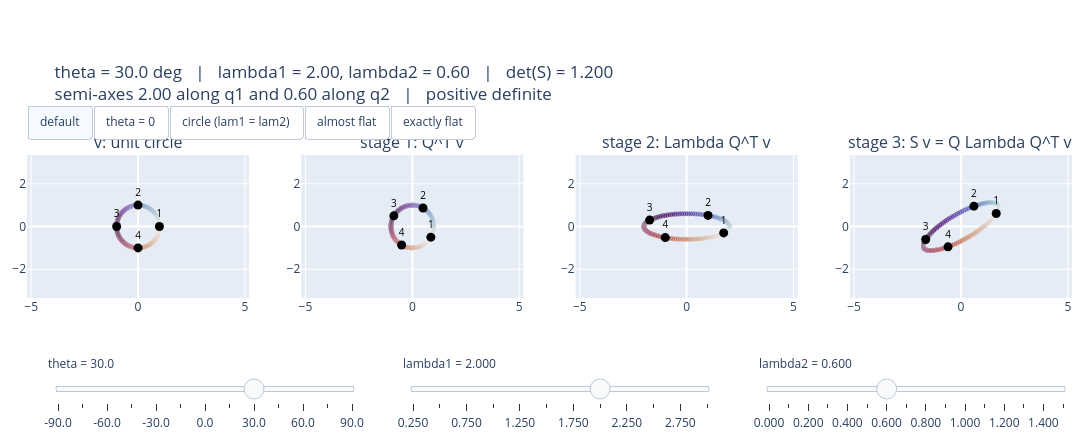

Notebook code for this chart:
### Code cell
# --- interactive: theta, lambda1 and lambda2 sliders and preset buttons ---
N_CIRCLE = 121
PHASES = np.arange(4) * np.pi / 2
MARK_TEXT = ["1", "2", "3", "4"]


def stage_traces(d, minimal=False):
    """Eight traces: a coloured ring plus four marked points, for the four stages.

    With minimal=True only x and y are set, so a frame moves the points and
    inherits the marker styling from the matching base trace.
    """
    traces = []
    kk = np.searchsorted(d["t"], PHASES)
    for P in (d["V"], d["V1"], d["V2"], d["V3"]):
        P = np.round(P, 4)
        Pm = P[:, kk]
        if minimal:
            traces.append(go.Scatter(x=P[0], y=P[1]))
            traces.append(go.Scatter(x=Pm[0], y=Pm[1]))
        else:
            traces.append(go.Scatter(x=P[0], y=P[1], mode="markers",
                                     marker=dict(size=5, color=d["t"], colorscale=TWILIGHT,
                                                 showscale=False,
                                                 line=dict(width=0.4, color="white"))))
            traces.append(go.Scatter(x=Pm[0], y=Pm[1], mode="markers+text",
                                     marker=dict(size=9, color="black"),
                                     text=MARK_TEXT, textposition="top center",
                                     textfont=dict(size=10, color="black")))
    return traces


def stage_title(theta, lam1, lam2):
    lo = min(lam1, lam2)
    kind = ("positive definite" if lo > 0 else
            ("positive semidefinite (singular)" if lo == 0 else "not positive definite"))
    return ("theta = %.1f deg   |   lambda1 = %.2f, lambda2 = %.2f   |   det(S) = %.3f<br>"
            "semi-axes %.2f along q1 and %.2f along q2   |   %s"
            % (theta, lam1, lam2, lam1 * lam2, lam1, lam2, kind))


def make_stage_frame(name, theta, lam1, lam2):
    d = ellipse_stages(theta, lam1, lam2, n=N_CIRCLE)
    return go.Frame(name=name, data=stage_traces(d, minimal=True), traces=list(range(8)),
                    layout=go.Layout(title_text=stage_title(theta, lam1, lam2)))


base = ellipse_stages(theta0, lam1_0, lam2_0, n=N_CIRCLE)
fig = make_subplots(
    rows=1, cols=4,
    subplot_titles=("v: unit circle", "stage 1: Q^T v", "stage 2: Lambda Q^T v",
                    "stage 3: S v = Q Lambda Q^T v"),
)
trs = stage_traces(base)
for col in range(4):
    fig.add_trace(trs[2 * col], row=1, col=col + 1)
    fig.add_trace(trs[2 * col + 1], row=1, col=col + 1)

theta_vals = np.round(np.arange(-90.0, 90.001, 15.0), 10)
lam1_vals = np.round(np.arange(0.25, 3.0001, 0.25), 10)
lam2_vals = np.round(np.arange(0.0, 1.5001, 0.1), 10)

theta_names = ["theta=%.1f" % v for v in theta_vals]
lam1_names = ["lam1=%.3f" % v for v in lam1_vals]
lam2_names = ["lam2=%.3f" % v for v in lam2_vals]

frames = ([make_stage_frame(nm, v, lam1_0, lam2_0) for nm, v in zip(theta_names, theta_vals)]
          + [make_stage_frame(nm, theta0, v, lam2_0) for nm, v in zip(lam1_names, lam1_vals)]
          + [make_stage_frame(nm, theta0, lam1_0, v) for nm, v in zip(lam2_names, lam2_vals)])

presets = [
    ("preset:default", "default", 30.0, 2.0, 0.6),
    ("preset:axis", "theta = 0", 0.0, 2.0, 0.6),
    ("preset:circle", "circle (lam1 = lam2)", 30.0, 1.0, 1.0),
    ("preset:almost", "almost flat", 30.0, 2.0, 0.05),
    ("preset:flat", "exactly flat", 30.0, 2.0, 0.0),
]
frames += [make_stage_frame(name, t, l1, l2) for name, label, t, l1, l2 in presets]
fig.frames = frames


def animate_step(name):
    return dict(method="animate", label=name.split("=")[-1],
                args=[[name], dict(mode="immediate",
                                   frame=dict(duration=0, redraw=True),
                                   transition=dict(duration=0))])


def slider_for(prefix, frame_names, base_value, values):
    steps = [animate_step(nm) for nm in frame_names]
    active = int(np.argmin(np.abs(np.asarray(values) - base_value)))
    return dict(active=active, currentvalue=dict(prefix=prefix + " = ",
                                                font=dict(size=12)),
                steps=steps, pad=dict(t=25))


buttons = [dict(label=label, method="animate",
                args=[[name], dict(mode="immediate",
                                   frame=dict(duration=0, redraw=True),
                                   transition=dict(duration=0))])
           for name, label, t, l1, l2 in presets]

fig.update_layout(
    height=440, width=1320, showlegend=False,
    title_text=stage_title(theta0, lam1_0, lam2_0),
    updatemenus=[dict(type="buttons", direction="right", x=0.0, y=1.12,
                      xanchor="left", yanchor="bottom", showactive=True,
                      buttons=buttons)],
    sliders=[dict(slider_for("theta", theta_names, theta0, theta_vals),
                  x=0.02, len=0.30, y=-0.20),
             dict(slider_for("lambda1", lam1_names, lam1_0, lam1_vals),
                  x=0.36, len=0.30, y=-0.20),
             dict(slider_for("lambda2", lam2_names, lam2_0, lam2_vals),
                  x=0.70, len=0.30, y=-0.20)],
    margin=dict(l=20, r=20, t=155, b=115),
)
for col, xa in enumerate(["x", "x2", "x3", "x4"]):
    fig.update_xaxes(range=[-3.3, 3.3], row=1, col=col + 1)
    fig.update_yaxes(range=[-3.3, 3.3], scaleanchor=xa, scaleratio=1, row=1, col=col + 1)
print("figure payload: %d frames, %.0f kB of JSON" % (len(fig.frames), len(fig.to_json()) / 1024))
fig.show()

### Figure 1 — Plotly figure (JSON) as saved in the notebook; plotly's stock layout.template omitted (floating-point values rounded to 4 significant figures)
{"data": [{"marker": {"color": [0.0, 0.05236, 0.1047, 0.1571, 0.2094, 0.2618, 0.3142, 0.3665, 0.4189, 0.4712, 0.5236, 0.576, 0.6283, 0.6807, 0.733, 0.7854, 0.8378, 0.8901, 0.9425, 0.9948, 1.047, 1.1, 1.152, 1.204, 1.257, 1.309, 1.361, 1.414, 1.466, 1.518, 1.571, 1.623, 1.676, 1.728, 1.78, 1.833, 1.885, 1.937, 1.99, 2.042, 2.094, 2.147, 2.199, 2.251, 2.304, 2.356, 2.409, 2.461, 2.513, 2.566, 2.618, 2.67, 2.723, 2.775, 2.827, 2.88, 2.932, 2.985, 3.037, 3.089, 3.142, 3.194, 3.246, 3.299, 3.351, 3.403, 3.456, 3.508, 3.56, 3.613, 3.665, 3.718, 3.77, 3.822, 3.875, 3.927, 3.979, 4.032, 4.084, 4.136, 4.189, 4.241, 4.294, 4.346, 4.398, 4.451, 4.503, 4.555, 4.608, 4.66, 4.712, 4.765, 4.817, 4.869, 4.922, 4.974, 5.027, 5.079, 5.131, 5.184, 5.236, 5.288, 5.341, 5.393, 5.445, 5.498, 5.55, 5.603, 5.655, 5.707, 5.76, 5.812, 5.864, 5.917, 5.969, 6.021, 6.074, 6.126, 6.178, 6.231, 6.283], "colorscale": [[0, "rgb(226,217,226)"], [0.01587, "rgb(221,217,224)"], [0.03175, "rgb(214,215,221)"], [0.04762, "rgb(205,211,216)"], [0.06349, "rgb(194,206,212)"], [0.07937, "rgb(182,200,207)"], [0.09524, "rgb(170,194,204)"], [0.1111, "rgb(158,187,201)"], [0.127, "rgb(147,180,198)"], [0.1429, "rgb(137,173,197)"], [0.1587, "rgb(128,165,195)"], [0.1746, "rgb(119,157,194)"], [0.1905, "rgb(113,149,192)"], [0.2063, "rgb(107,141,191)"], [0.2222, "rgb(103,133,190)"], [0.2381, "rgb(100,124,188)"], [0.254, "rgb(97,115,186)"], [0.2698, "rgb(96,106,183)"], [0.2857, "rgb(95,97,180)"], [0.3016, "rgb(95,88,176)"], [0.3175, "rgb(94,78,171)"], [0.3333, "rgb(94,67,165)"], [0.3492, "rgb(93,58,158)"], [0.3651, "rgb(91,48,149)"], [0.381, "rgb(88,39,139)"], [0.3968, "rgb(85,31,127)"], [0.4127, "rgb(79,25,114)"], [0.4286, "rgb(73,21,100)"], [0.4444, "rgb(66,18,87)"], [0.4603, "rgb(60,17,75)"], [0.4762, "rgb(54,17,66)"], [0.4921, "rgb(50,18,58)"], [0.5079, "rgb(50,18,55)"], [0.5238, "rgb(55,17,57)"], [0.5397, "rgb(62,17,60)"], [0.5556, "rgb(71,19,64)"], [0.5714, "rgb(80,20,68)"], [0.5873, "rgb(91,22,72)"], [0.6032, "rgb(101,25,76)"], [0.619, "rgb(112,28,78)"], [0.6349, "rgb(122,32,80)"], [0.6508, "rgb(132,37,80)"], [0.6667, "rgb(142,44,80)"], [0.6825, "rgb(150,51,80)"], [0.6984, "rgb(158,59,80)"], [0.7143, "rgb(165,67,80)"], [0.7302, "rgb(171,75,80)"], [0.746, "rgb(177,84,82)"], [0.7619, "rgb(182,93,84)"], [0.7778, "rgb(186,102,87)"], [0.7937, "rgb(190,112,91)"], [0.8095, "rgb(194,122,97)"], [0.8254, "rgb(197,132,104)"], [0.8413, "rgb(199,143,114)"], [0.8571, "rgb(202,153,124)"], [0.873, "rgb(204,162,135)"], [0.8889, "rgb(206,172,148)"], [0.9048, "rgb(209,181,161)"], [0.9206, "rgb(212,190,175)"], [0.9365, "rgb(216,198,189)"], [0.9524, "rgb(220,205,202)"], [0.9683, "rgb(222,211,212)"], [0.9841, "rgb(225,215,220)"], [1, "rgb(226,217,226)"]], "line": {"color": "white", "width": 0.4}, "showscale": false, "size": 5}, "mode": "markers", "type": "scatter", "x": [1.0, 0.9986, 0.9945, 0.9877, 0.9781, 0.9659, 0.9511, 0.9336, 0.9135, 0.891, 0.866, 0.8387, 0.809, 0.7771, 0.7431, 0.7071, 0.6691, 0.6293, 0.5878, 0.5446, 0.5, 0.454, 0.4067, 0.3584, 0.309, 0.2588, 0.2079, 0.1564, 0.1045, 0.0523, 0.0, -0.0523, -0.1045, -0.1564, -0.2079, -0.2588, -0.309, -0.3584, -0.4067, -0.454, -0.5, -0.5446, -0.5878, -0.6293, -0.6691, -0.7071, -0.7431, -0.7771, -0.809, -0.8387, -0.866, -0.891, -0.9135, -0.9336, -0.9511, -0.9659, -0.9781, -0.9877, -0.9945, -0.9986, -1.0, -0.9986, -0.9945, -0.9877, -0.9781, -0.9659, -0.9511, -0.9336, -0.9135, -0.891, -0.866, -0.8387, -0.809, -0.7771, -0.7431, -0.7071, -0.6691, -0.6293, -0.5878, -0.5446, -0.5, -0.454, -0.4067, -0.3584, -0.309, -0.2588, -0.2079, -0.1564, -0.1045, -0.0523, -0.0, 0.0523, 0.1045, 0.1564, 0.2079, 0.2588, 0.309, 0.3584, 0.4067, 0.454, 0.5, 0.5446, 0.5878, 0.6293, 0.6691, 0.7071, 0.7431, 0.7771, 0.809, 0.8387, 0.866, 0.891, 0.9135, 0.9336, 0.9511, 0.9659, 0.9781, 0.9877, 0.9945, 0.9986, 1.0], "xaxis": "x", "y": [0.0, 0.0523, 0.1045, 0.1564, 0.2079, 0.2588, 0.309, 0.3584, 0.4067, 0.454, 0.5, 0.5446, 0.5878, 0.6293, 0.6691, 0.7071, 0.7431, 0.7771, 0.809, 0.8387, 0.866, 0.891, 0.9135, 0.9336, 0.9511, 0.9659, 0.9781, 0.9877, 0.9945, 0.9986, 1.0, 0.9986, 0.9945, 0.9877, 0.9781, 0.9659, 0.9511, 0.9336, 0.9135, 0.891, 0.866, 0.8387, 0.809, 0.7771, 0.7431, 0.7071, 0.6691, 0.6293, 0.5878, 0.5446, 0.5, 0.454, 0.4067, 0.3584, 0.309, 0.2588, 0.2079, 0.1564, 0.1045, 0.0523, 0.0, -0.0523, -0.1045, -0.1564, -0.2079, -0.2588, -0.309, -0.3584, -0.4067, -0.454, -0.5, -0.5446, -0.5878, -0.6293, -0.6691, -0.7071, -0.7431, -0.7771, -0.809, -0.8387, -0.866, -0.891, -0.9135, -0.9336, -0.9511, -0.9659, -0.9781, -0.9877, -0.9945, -0.9986, -1.0, -0.9986, -0.9945, -0.9877, -0.9781, -0.9659, -0.9511, -0.9336, -0.9135, -0.891, -0.866, -0.8387, -0.809, -0.7771, -0.7431, -0.7071, -0.6691, -0.6293, -0.5878, -0.5446, -0.5, -0.454, -0.4067, -0.3584, -0.309, -0.2588, -0.2079, -0.1564, -0.1045, -0.0523, -0.0], "yaxis": "y"}, {"marker": {"color": "black", "size": 9}, "mode": "markers+text", "text": ["1", "2", "3", "4"], "textfont": {"color": "black", "size": 10}, "textposition": "top center", "type": "scatter", "x": [1.0, 0.0, -1.0, -0.0], "xaxis": "x", "y": [0.0, 1.0, 0.0, -1.0], "yaxis": "y"}, {"marker": {"color": [0.0, 0.05236, 0.1047, 0.1571, 0.2094, 0.2618, 0.3142, 0.3665, 0.4189, 0.4712, 0.5236, 0.576, 0.6283, 0.6807, 0.733, 0.7854, 0.8378, 0.8901, 0.9425, 0.9948, 1.047, 1.1, 1.152, 1.204, 1.257, 1.309, 1.361, 1.414, 1.466, 1.518, 1.571, 1.623, 1.676, 1.728, 1.78, 1.833, 1.885, 1.937, 1.99, 2.042, 2.094, 2.147, 2.199, 2.251, 2.304, 2.356, 2.409, 2.461, 2.513, 2.566, 2.618, 2.67, 2.723, 2.775, 2.827, 2.88, 2.932, 2.985, 3.037, 3.089, 3.142, 3.194, 3.246, 3.299, 3.351, 3.403, 3.456, 3.508, 3.56, 3.613, 3.665, 3.718, 3.77, 3.822, 3.875, 3.927, 3.979, 4.032, 4.084, 4.136, 4.189, 4.241, 4.294, 4.346, 4.398, 4.451, 4.503, 4.555, 4.608, 4.66, 4.712, 4.765, 4.817, 4.869, 4.922, 4.974, 5.027, 5.079, 5.131, 5.184, 5.236, 5.288, 5.341, 5.393, 5.445, 5.498, 5.55, 5.603, 5.655, 5.707, 5.76, 5.812, 5.864, 5.917, 5.969, 6.021, 6.074, 6.126, 6.178, 6.231, 6.283], "colorscale": [[0, "rgb(226,217,226)"], [0.01587, "rgb(221,217,224)"], [0.03175, "rgb(214,215,221)"], [0.04762, "rgb(205,211,216)"], [0.06349, "rgb(194,206,212)"], [0.07937, "rgb(182,200,207)"], [0.09524, "rgb(170,194,204)"], [0.1111, "rgb(158,187,201)"], [0.127, "rgb(147,180,198)"], [0.1429, "rgb(137,173,197)"], [0.1587, "rgb(128,165,195)"], [0.1746, "rgb(119,157,194)"], [0.1905, "rgb(113,149,192)"], [0.2063, "rgb(107,141,191)"], [0.2222, "rgb(103,133,190)"], [0.2381, "rgb(100,124,188)"], [0.254, "rgb(97,115,186)"], [0.2698, "rgb(96,106,183)"], [0.2857, "rgb(95,97,180)"], [0.3016, "rgb(95,88,176)"], [0.3175, "rgb(94,78,171)"], [0.3333, "rgb(94,67,165)"], [0.3492, "rgb(93,58,158)"], [0.3651, "rgb(91,48,149)"], [0.381, "rgb(88,39,139)"], [0.3968, "rgb(85,31,127)"], [0.4127, "rgb(79,25,114)"], [0.4286, "rgb(73,21,100)"], [0.4444, "rgb(66,18,87)"], [0.4603, "rgb(60,17,75)"], [0.4762, "rgb(54,17,66)"], [0.4921, "rgb(50,18,58)"], [0.5079, "rgb(50,18,55)"], [0.5238, "rgb(55,17,57)"], [0.5397, "rgb(62,17,60)"], [0.5556, "rgb(71,19,64)"], [0.5714, "rgb(80,20,68)"], [0.5873, "rgb(91,22,72)"], [0.6032, "rgb(101,25,76)"], [0.619, "rgb(112,28,78)"], [0.6349, "rgb(122,32,80)"], [0.6508, "rgb(132,37,80)"], [0.6667, "rgb(142,44,80)"], [0.6825, "rgb(150,51,80)"], [0.6984, "rgb(158,59,80)"], [0.7143, "rgb(165,67,80)"], [0.7302, "rgb(171,75,80)"], [0.746, "rgb(177,84,82)"], [0.7619, "rgb(182,93,84)"], [0.7778, "rgb(186,102,87)"], [0.7937, "rgb(190,112,91)"], [0.8095, "rgb(194,122,97)"], [0.8254, "rgb(197,132,104)"], [0.8413, "rgb(199,143,114)"], [0.8571, "rgb(202,153,124)"], [0.873, "rgb(204,162,135)"], [0.8889, "rgb(206,172,148)"], [0.9048, "rgb(209,181,161)"], [0.9206, "rgb(212,190,175)"], [0.9365, "rgb(216,198,189)"], [0.9524, "rgb(220,205,202)"], [0.9683, "rgb(222,211,212)"], [0.9841, "rgb(225,215,220)"], [1, "rgb(226,217,226)"]], "line": {"color": "white", "width": 0.4}, "showscale": false, "size": 5}, "mode": "markers", "type": "scatter", "x": [0.866, 0.891, 0.9135, 0.9336, 0.9511, 0.9659, 0.9781, 0.9877, 0.9945, 0.9986, 1.0, 0.9986, 0.9945, 0.9877, 0.9781, 0.9659, 0.9511, 0.9336, 0.9135, 0.891, 0.866, 0.8387, 0.809, 0.7771, 0.7431, 0.7071, 0.6691, 0.6293, 0.5878, 0.5446, 0.5, 0.454, 0.4067, 0.3584, 0.309, 0.2588, 0.2079, 0.1564, 0.1045, 0.0523, 0.0, -0.0523, -0.1045, -0.1564, -0.2079, -0.2588, -0.309, -0.3584, -0.4067, -0.454, -0.5, -0.5446, -0.5878, -0.6293, -0.6691, -0.7071, -0.7431, -0.7771, -0.809, -0.8387, -0.866, -0.891, -0.9135, -0.9336, -0.9511, -0.9659, -0.9781, -0.9877, -0.9945, -0.9986, -1.0, -0.9986, -0.9945, -0.9877, -0.9781, -0.9659, -0.9511, -0.9336, -0.9135, -0.891, -0.866, -0.8387, -0.809, -0.7771, -0.7431, -0.7071, -0.6691, -0.6293, -0.5878, -0.5446, -0.5, -0.454, -0.4067, -0.3584, -0.309, -0.2588, -0.2079, -0.1564, -0.1045, -0.0523, -0.0, 0.0523, 0.1045, 0.1564, 0.2079, 0.2588, 0.309, 0.3584, 0.4067, 0.454, 0.5, 0.5446, 0.5878, 0.6293, 0.6691, 0.7071, 0.7431, 0.7771, 0.809, 0.8387, 0.866], "xaxis": "x2", "y": [-0.5, -0.454, -0.4067, -0.3584, -0.309, -0.2588, -0.2079, -0.1564, -0.1045, -0.0523, 0.0, 0.0523, 0.1045, 0.1564, 0.2079, 0.2588, 0.309, 0.3584, 0.4067, 0.454, 0.5, 0.5446, 0.5878, 0.6293, 0.6691, 0.7071, 0.7431, 0.7771, 0.809, 0.8387, 0.866, 0.891, 0.9135, 0.9336, 0.9511, 0.9659, 0.9781, 0.9877, 0.9945, 0.9986, 1.0, 0.9986, 0.9945, 0.9877, 0.9781, 0.9659, 0.9511, 0.9336, 0.9135, 0.891, 0.866, 0.8387, 0.809, 0.7771, 0.7431, 0.7071, 0.6691, 0.6293, 0.5878, 0.5446, 0.5, 0.454, 0.4067, 0.3584, 0.309, 0.2588, 0.2079, 0.1564, 0.1045, 0.0523, 0.0, -0.0523, -0.1045, -0.1564, -0.2079, -0.2588, -0.309, -0.3584, -0.4067, -0.454, -0.5, -0.5446, -0.5878, -0.6293, -0.6691, -0.7071, -0.7431, -0.7771, -0.809, -0.8387, -0.866, -0.891, -0.9135, -0.9336, -0.9511, -0.9659, -0.9781, -0.9877, -0.9945, -0.9986, -1.0, -0.9986, -0.9945, -0.9877, -0.9781, -0.9659, -0.9511, -0.9336, -0.9135, -0.891, -0.866, -0.8387, -0.809, -0.7771, -0.7431, -0.7071, -0.6691, -0.6293, -0.5878, -0.5446, -0.5], "yaxis": "y2"}, {"marker": {"color": "black", "size": 9}, "mode": "markers+text", "text": ["1", "2", "3", "4"], "textfont": {"color": "black", "size": 10}, "textposition": "top center", "type": "scatter", "x": [0.866, 0.5, -0.866, -0.5], "xaxis": "x2", "y": [-0.5, 0.866, 0.5, -0.866], "yaxis": "y2"}, {"marker": {"color": [0.0, 0.05236, 0.1047, 0.1571, 0.2094, 0.2618, 0.3142, 0.3665, 0.4189, 0.4712, 0.5236, 0.576, 0.6283, 0.6807, 0.733, 0.7854, 0.8378, 0.8901, 0.9425, 0.9948, 1.047, 1.1, 1.152, 1.204, 1.257, 1.309, 1.361, 1.414, 1.466, 1.518, 1.571, 1.623, 1.676, 1.728, 1.78, 1.833, 1.885, 1.937, 1.99, 2.042, 2.094, 2.147, 2.199, 2.251, 2.304, 2.356, 2.409, 2.461, 2.513, 2.566, 2.618, 2.67, 2.723, 2.775, 2.827, 2.88, 2.932, 2.985, 3.037, 3.089, 3.142, 3.194, 3.246, 3.299, 3.351, 3.403, 3.456, 3.508, 3.56, 3.613, 3.665, 3.718, 3.77, 3.822, 3.875, 3.927, 3.979, 4.032, 4.084, 4.136, 4.189, 4.241, 4.294, 4.346, 4.398, 4.451, 4.503, 4.555, 4.608, 4.66, 4.712, 4.765, 4.817, 4.869, 4.922, 4.974, 5.027, 5.079, 5.131, 5.184, 5.236, 5.288, 5.341, 5.393, 5.445, 5.498, 5.55, 5.603, 5.655, 5.707, 5.76, 5.812, 5.864, 5.917, 5.969, 6.021, 6.074, 6.126, 6.178, 6.231, 6.283], "colorscale": [[0, "rgb(226,217,226)"], [0.01587, "rgb(221,217,224)"], [0.03175, "rgb(214,215,221)"], [0.04762, "rgb(205,211,216)"], [0.06349, "rgb(194,206,212)"], [0.07937, "rgb(182,200,207)"], [0.09524, "rgb(170,194,204)"], [0.1111, "rgb(158,187,201)"], [0.127, "rgb(147,180,198)"], [0.1429, "rgb(137,173,197)"], [0.1587, "rgb(128,165,195)"], [0.1746, "rgb(119,157,194)"], [0.1905, "rgb(113,149,192)"], [0.2063, "rgb(107,141,191)"], [0.2222, "rgb(103,133,190)"], [0.2381, "rgb(100,124,188)"], [0.254, "rgb(97,115,186)"], [0.2698, "rgb(96,106,183)"], [0.2857, "rgb(95,97,180)"], [0.3016, "rgb(95,88,176)"], [0.3175, "rgb(94,78,171)"], [0.3333, "rgb(94,67,165)"], [0.3492, "rgb(93,58,158)"], [0.3651, "rgb(91,48,149)"], [0.381, "rgb(88,39,139)"], [0.3968, "rgb(85,31,127)"], [0.4127, "rgb(79,25,114)"], [0.4286, "rgb(73,21,100)"], [0.4444, "rgb(66,18,87)"], [0.4603, "rgb(60,17,75)"], [0.4762, "rgb(54,17,66)"], [0.4921, "rgb(50,18,58)"], [0.5079, "rgb(50,18,55)"], [0.5238, "rgb(55,17,57)"], [0.5397, "rgb(62,17,60)"], [0.5556, "rgb(71,19,64)"], [0.5714, "rgb(80,20,68)"], [0.5873, "rgb(91,22,72)"], [0.6032, "rgb(101,25,76)"], [0.619, "rgb(112,28,78)"], [0.6349, "rgb(122,32,80)"], [0.6508, "rgb(132,37,80)"], [0.6667, "rgb(142,44,80)"], [0.6825, "rgb(150,51,80)"], [0.6984, "rgb(158,59,80)"], [0.7143, "rgb(165,67,80)"], [0.7302, "rgb(171,75,80)"], [0.746, "rgb(177,84,82)"], [0.7619, "rgb(182,93,84)"], [0.7778, "rgb(186,102,87)"], [0.7937, "rgb(190,112,91)"], [0.8095, "rgb(194,122,97)"], [0.8254, "rgb(197,132,104)"], [0.8413, "rgb(199,143,114)"], [0.8571, "rgb(202,153,124)"], [0.873, "rgb(204,162,135)"], [0.8889, "rgb(206,172,148)"], [0.9048, "rgb(209,181,161)"], [0.9206, "rgb(212,190,175)"], [0.9365, "rgb(216,198,189)"], [0.9524, "rgb(220,205,202)"], [0.9683, "rgb(222,211,212)"], [0.9841, "rgb(225,215,220)"], [1, "rgb(226,217,226)"]], "line": {"color": "white", "width": 0.4}, "showscale": false, "size": 5}, "mode": "markers", "type": "scatter", "x": [1.732, 1.782, 1.827, 1.867, 1.902, 1.932, 1.956, 1.975, 1.989, 1.997, 2.0, 1.997, 1.989, 1.975, 1.956, 1.932, 1.902, 1.867, 1.827, 1.782, 1.732, 1.677, 1.618, 1.554, 1.486, 1.414, 1.338, 1.259, 1.176, 1.089, 1.0, 0.908, 0.8135, 0.7167, 0.618, 0.5176, 0.4158, 0.3129, 0.2091, 0.1047, 0.0, -0.1047, -0.2091, -0.3129, -0.4158, -0.5176, -0.618, -0.7167, -0.8135, -0.908, -1.0, -1.089, -1.176, -1.259, -1.338, -1.414, -1.486, -1.554, -1.618, -1.677, -1.732, -1.782, -1.827, -1.867, -1.902, -1.932, -1.956, -1.975, -1.989, -1.997, -2.0, -1.997, -1.989, -1.975, -1.956, -1.932, -1.902, -1.867, -1.827, -1.782, -1.732, -1.677, -1.618, -1.554, -1.486, -1.414, -1.338, -1.259, -1.176, -1.089, -1.0, -0.908, -0.8135, -0.7167, -0.618, -0.5176, -0.4158, -0.3129, -0.2091, -0.1047, -0.0, 0.1047, 0.2091, 0.3129, 0.4158, 0.5176, 0.618, 0.7167, 0.8135, 0.908, 1.0, 1.089, 1.176, 1.259, 1.338, 1.414, 1.486, 1.554, 1.618, 1.677, 1.732], "xaxis": "x3", "y": [-0.3, -0.2724, -0.244, -0.215, -0.1854, -0.1553, -0.1247, -0.0939, -0.0627, -0.0314, 0.0, 0.0314, 0.0627, 0.0939, 0.1247, 0.1553, 0.1854, 0.215, 0.244, 0.2724, 0.3, 0.3268, 0.3527, 0.3776, 0.4015, 0.4243, 0.4459, 0.4663, 0.4854, 0.5032, 0.5196, 0.5346, 0.5481, 0.5601, 0.5706, 0.5796, 0.5869, 0.5926, 0.5967, 0.5992, 0.6, 0.5992, 0.5967, 0.5926, 0.5869, 0.5796, 0.5706, 0.5601, 0.5481, 0.5346, 0.5196, 0.5032, 0.4854, 0.4663, 0.4459, 0.4243, 0.4015, 0.3776, 0.3527, 0.3268, 0.3, 0.2724, 0.244, 0.215, 0.1854, 0.1553, 0.1247, 0.0939, 0.0627, 0.0314, 0.0, -0.0314, -0.0627, -0.0939, -0.1247, -0.1553, -0.1854, -0.215, -0.244, -0.2724, -0.3, -0.3268, -0.3527, -0.3776, -0.4015, -0.4243, -0.4459, -0.4663, -0.4854, -0.5032, -0.5196, -0.5346, -0.5481, -0.5601, -0.5706, -0.5796, -0.5869, -0.5926, -0.5967, -0.5992, -0.6, -0.5992, -0.5967, -0.5926, -0.5869, -0.5796, -0.5706, -0.5601, -0.5481, -0.5346, -0.5196, -0.5032, -0.4854, -0.4663, -0.4459, -0.4243, -0.4015, -0.3776, -0.3527, -0.3268, -0.3], "yaxis": "y3"}, {"marker": {"color": "black", "size": 9}, "mode": "markers+text", "text": ["1", "2", "3", "4"], "textfont": {"color": "black", "size": 10}, "textposition": "top center", "type": "scatter", "x": [1.732, 1.0, -1.732, -1.0], "xaxis": "x3", "y": [-0.3, 0.5196, 0.3, -0.5196], "yaxis": "y3"}, {"marker": {"color": [0.0, 0.05236, 0.1047, 0.1571, 0.2094, 0.2618, 0.3142, 0.3665, 0.4189, 0.4712, 0.5236, 0.576, 0.6283, 0.6807, 0.733, 0.7854, 0.8378, 0.8901, 0.9425, 0.9948, 1.047, 1.1, 1.152, 1.204, 1.257, 1.309, 1.361, 1.414, 1.466, 1.518, 1.571, 1.623, 1.676, 1.728, 1.78, 1.833, 1.885, 1.937, 1.99, 2.042, 2.094, 2.147, 2.199, 2.251, 2.304, 2.356, 2.409, 2.461, 2.513, 2.566, 2.618, 2.67, 2.723, 2.775, 2.827, 2.88, 2.932, 2.985, 3.037, 3.089, 3.142, 3.194, 3.246, 3.299, 3.351, 3.403, 3.456, 3.508, 3.56, 3.613, 3.665, 3.718, 3.77, 3.822, 3.875, 3.927, 3.979, 4.032, 4.084, 4.136, 4.189, 4.241, 4.294, 4.346, 4.398, 4.451, 4.503, 4.555, 4.608, 4.66, 4.712, 4.765, 4.817, 4.869, 4.922, 4.974, 5.027, 5.079, 5.131, 5.184, 5.236, 5.288, 5.341, 5.393, 5.445, 5.498, 5.55, 5.603, 5.655, 5.707, 5.76, 5.812, 5.864, 5.917, 5.969, 6.021, 6.074, 6.126, 6.178, 6.231, 6.283], "colorscale": [[0, "rgb(226,217,226)"], [0.01587, "rgb(221,217,224)"], [0.03175, "rgb(214,215,221)"], [0.04762, "rgb(205,211,216)"], [0.06349, "rgb(194,206,212)"], [0.07937, "rgb(182,200,207)"], [0.09524, "rgb(170,194,204)"], [0.1111, "rgb(158,187,201)"], [0.127, "rgb(147,180,198)"], [0.1429, "rgb(137,173,197)"], [0.1587, "rgb(128,165,195)"], [0.1746, "rgb(119,157,194)"], [0.1905, "rgb(113,149,192)"], [0.2063, "rgb(107,141,191)"], [0.2222, "rgb(103,133,190)"], [0.2381, "rgb(100,124,188)"], [0.254, "rgb(97,115,186)"], [0.2698, "rgb(96,106,183)"], [0.2857, "rgb(95,97,180)"], [0.3016, "rgb(95,88,176)"], [0.3175, "rgb(94,78,171)"], [0.3333, "rgb(94,67,165)"], [0.3492, "rgb(93,58,158)"], [0.3651, "rgb(91,48,149)"], [0.381, "rgb(88,39,139)"], [0.3968, "rgb(85,31,127)"], [0.4127, "rgb(79,25,114)"], [0.4286, "rgb(73,21,100)"], [0.4444, "rgb(66,18,87)"], [0.4603, "rgb(60,17,75)"], [0.4762, "rgb(54,17,66)"], [0.4921, "rgb(50,18,58)"], [0.5079, "rgb(50,18,55)"], [0.5238, "rgb(55,17,57)"], [0.5397, "rgb(62,17,60)"], [0.5556, "rgb(71,19,64)"], [0.5714, "rgb(80,20,68)"], [0.5873, "rgb(91,22,72)"], [0.6032, "rgb(101,25,76)"], [0.619, "rgb(112,28,78)"], [0.6349, "rgb(122,32,80)"], [0.6508, "rgb(132,37,80)"], [0.6667, "rgb(142,44,80)"], [0.6825, "rgb(150,51,80)"], [0.6984, "rgb(158,59,80)"], [0.7143, "rgb(165,67,80)"], [0.7302, "rgb(171,75,80)"], [0.746, "rgb(177,84,82)"], [0.7619, "rgb(182,93,84)"], [0.7778, "rgb(186,102,87)"], [0.7937, "rgb(190,112,91)"], [0.8095, "rgb(194,122,97)"], [0.8254, "rgb(197,132,104)"], [0.8413, "rgb(199,143,114)"], [0.8571, "rgb(202,153,124)"], [0.873, "rgb(204,162,135)"], [0.8889, "rgb(206,172,148)"], [0.9048, "rgb(209,181,161)"], [0.9206, "rgb(212,190,175)"], [0.9365, "rgb(216,198,189)"], [0.9524, "rgb(220,205,202)"], [0.9683, "rgb(222,211,212)"], [0.9841, "rgb(225,215,220)"], [1, "rgb(226,217,226)"]], "line": {"color": "white", "width": 0.4}, "showscale": false, "size": 5}, "mode": "markers", "type": "scatter", "x": [1.65, 1.679, 1.704, 1.724, 1.74, 1.751, 1.757, 1.758, 1.754, 1.745, 1.732, 1.714, 1.691, 1.664, 1.632, 1.595, 1.555, 1.51, 1.46, 1.407, 1.35, 1.289, 1.225, 1.157, 1.086, 1.013, 0.936, 0.8569, 0.7754, 0.6917, 0.6062, 0.519, 0.4304, 0.3406, 0.2499, 0.1585, 0.0667, -0.0254, -0.1173, -0.2089, -0.3, -0.3902, -0.4794, -0.5673, -0.6536, -0.7381, -0.8206, -0.9008, -0.9786, -1.054, -1.126, -1.195, -1.261, -1.323, -1.382, -1.437, -1.488, -1.535, -1.578, -1.616, -1.65, -1.679, -1.704, -1.724, -1.74, -1.751, -1.757, -1.758, -1.754, -1.745, -1.732, -1.714, -1.691, -1.664, -1.632, -1.595, -1.555, -1.51, -1.46, -1.407, -1.35, -1.289, -1.225, -1.157, -1.086, -1.013, -0.936, -0.8569, -0.7754, -0.6917, -0.6062, -0.519, -0.4304, -0.3406, -0.2499, -0.1585, -0.0667, 0.0254, 0.1173, 0.2089, 0.3, 0.3902, 0.4794, 0.5673, 0.6536, 0.7381, 0.8206, 0.9008, 0.9786, 1.054, 1.126, 1.195, 1.261, 1.323, 1.382, 1.437, 1.488, 1.535, 1.578, 1.616, 1.65], "xaxis": "x4", "y": [0.6062, 0.6551, 0.7022, 0.7474, 0.7905, 0.8314, 0.8701, 0.9064, 0.9402, 0.9714, 1.0, 1.026, 1.049, 1.069, 1.086, 1.1, 1.112, 1.12, 1.125, 1.127, 1.126, 1.122, 1.114, 1.104, 1.091, 1.075, 1.055, 1.033, 1.008, 0.9804, 0.95, 0.917, 0.8814, 0.8435, 0.8032, 0.7607, 0.7162, 0.6697, 0.6213, 0.5712, 0.5196, 0.4666, 0.4122, 0.3568, 0.3003, 0.2431, 0.1852, 0.1267, 0.068, 0.009, -0.05, -0.1089, -0.1674, -0.2255, -0.283, -0.3397, -0.3955, -0.4501, -0.5036, -0.5557, -0.6062, -0.6551, -0.7022, -0.7474, -0.7905, -0.8314, -0.8701, -0.9064, -0.9402, -0.9714, -1.0, -1.026, -1.049, -1.069, -1.086, -1.1, -1.112, -1.12, -1.125, -1.127, -1.126, -1.122, -1.114, -1.104, -1.091, -1.075, -1.055, -1.033, -1.008, -0.9804, -0.95, -0.917, -0.8814, -0.8435, -0.8032, -0.7607, -0.7162, -0.6697, -0.6213, -0.5712, -0.5196, -0.4666, -0.4122, -0.3568, -0.3003, -0.2431, -0.1852, -0.1267, -0.068, -0.009, 0.05, 0.1089, 0.1674, 0.2255, 0.283, 0.3397, 0.3955, 0.4501, 0.5036, 0.5557, 0.6062], "yaxis": "y4"}, {"marker": {"color": "black", "size": 9}, "mode": "markers+text", "text": ["1", "2", "3", "4"], "textfont": {"color": "black", "size": 10}, "textposition": "top center", "type": "scatter", "x": [1.65, 0.6062, -1.65, -0.6062], "xaxis": "x4", "y": [0.6062, 0.95, -0.6062, -0.95], "yaxis": "y4"}], "layout": {"annotations": [{"font": {"size": 16}, "showarrow": false, "text": "v: unit circle", "x": 0.1062, "xanchor": "center", "xref": "paper", "y": 1, "yanchor": "bottom", "yref": "paper"}, {"font": {"size": 16}, "showarrow": false, "text": "stage 1: Q^T v", "x": 0.3688, "xanchor": "center", "xref": "paper", "y": 1, "yanchor": "bottom", "yref": "paper"}, {"font": {"size": 16}, "showarrow": false, "text": "stage 2: Lambda Q^T v", "x": 0.6313, "xanchor": "center", "xref": "paper", "y": 1, "yanchor": "bottom", "yref": "paper"}, {"font": {"size": 16}, "showarrow": false, "text": "stage 3: S v = Q Lambda Q^T v", "x": 0.8938, "xanchor": "center", "xref": "paper", "y": 1, "yanchor": "bottom", "yref": "paper"}], "height": 440, "margin": {"b": 115, "l": 20, "r": 20, "t": 155}, "showlegend": false, "sliders": [{"active": 8, "currentvalue": {"font": {"size": 12}, "prefix": "theta = "}, "len": 0.3, "pad": {"t": 25}, "steps": [{"args": [["theta=-90.0"], {"frame": {"duration": 0, "redraw": true}, "mode": "immediate", "transition": {"duration": 0}}], "label": "-90.0", "method": "animate"}, {"args": [["theta=-75.0"], {"frame": {"duration": 0, "redraw": true}, "mode": "immediate", "transition": {"duration": 0}}], "label": "-75.0", "method": "animate"}, {"args": [["theta=-60.0"], {"frame": {"duration": 0, "redraw": true}, "mode": "immediate", "transition": {"duration": 0}}], "label": "-60.0", "method": "animate"}, {"args": [["theta=-45.0"], {"frame": {"duration": 0, "redraw": true}, "mode": "immediate", "transition": {"duration": 0}}], "label": "-45.0", "method": "animate"}, {"args": [["theta=-30.0"], {"frame": {"duration": 0, "redraw": true}, "mode": "immediate", "transition": {"duration": 0}}], "label": "-30.0", "method": "animate"}, {"args": [["theta=-15.0"], {"frame": {"duration": 0, "redraw": true}, "mode": "immediate", "transition": {"duration": 0}}], "label": "-15.0", "method": "animate"}, {"args": [["theta=0.0"], {"frame": {"duration": 0, "redraw": true}, "mode": "immediate", "transition": {"duration": 0}}], "label": "0.0", "method": "animate"}, {"args": [["theta=15.0"], {"frame": {"duration": 0, "redraw": true}, "mode": "immediate", "transition": {"duration": 0}}], "label": "15.0", "method": "animate"}, {"args": [["theta=30.0"], {"frame": {"duration": 0, "redraw": true}, "mode": "immediate", "transition": {"duration": 0}}], "label": "30.0", "method": "animate"}, {"args": [["theta=45.0"], {"frame": {"duration": 0, "redraw": true}, "mode": "immediate", "transition": {"duration": 0}}], "label": "45.0", "method": "animate"}, {"args": [["theta=60.0"], {"frame": {"duration": 0, "redraw": true}, "mode": "immediate", "transition": {"duration": 0}}], "label": "60.0", "method": "animate"}, {"args": [["theta=75.0"], {"frame": {"duration": 0, "redraw": true}, "mode": "immediate", "transition": {"duration": 0}}], "label": "75.0", "method": "animate"}, {"args": [["theta=90.0"], {"frame": {"duration": 0, "redraw": true}, "mode": "immediate", "transition": {"duration": 0}}], "label": "90.0", "method": "animate"}], "x": 0.02, "y": -0.2}, {"active": 7, "currentvalue": {"font": {"size": 12}, "prefix": "lambda1 = "}, "len": 0.3, "pad": {"t": 25}, "steps": [{"args": [["lam1=0.250"], {"frame": {"duration": 0, "redraw": true}, "mode": "immediate", "transition": {"duration": 0}}], "label": "0.250", "method": "animate"}, {"args": [["lam1=0.500"], {"frame": {"duration": 0, "redraw": true}, "mode": "immediate", "transition": {"duration": 0}}], "label": "0.500", "method": "animate"}, {"args": [["lam1=0.750"], {"frame": {"duration": 0, "redraw": true}, "mode": "immediate", "transition": {"duration": 0}}], "label": "0.750", "method": "animate"}, {"args": [["lam1=1.000"], {"frame": {"duration": 0, "redraw": true}, "mode": "immediate", "transition": {"duration": 0}}], "label": "1.000", "method": "animate"}, {"args": [["lam1=1.250"], {"frame": {"duration": 0, "redraw": true}, "mode": "immediate", "transition": {"duration": 0}}], "label": "1.250", "method": "animate"}, {"args": [["lam1=1.500"], {"frame": {"duration": 0, "redraw": true}, "mode": "immediate", "transition": {"duration": 0}}], "label": "1.500", "method": "animate"}, {"args": [["lam1=1.750"], {"frame": {"duration": 0, "redraw": true}, "mode": "immediate", "transition": {"duration": 0}}], "label": "1.750", "method": "animate"}, {"args": [["lam1=2.000"], {"frame": {"duration": 0, "redraw": true}, "mode": "immediate", "transition": {"duration": 0}}], "label": "2.000", "method": "animate"}, {"args": [["lam1=2.250"], {"frame": {"duration": 0, "redraw": true}, "mode": "immediate", "transition": {"duration": 0}}], "label": "2.250", "method": "animate"}, {"args": [["lam1=2.500"], {"frame": {"duration": 0, "redraw": true}, "mode": "immediate", "transition": {"duration": 0}}], "label": "2.500", "method": "animate"}, {"args": [["lam1=2.750"], {"frame": {"duration": 0, "redraw": true}, "mode": "immediate", "transition": {"duration": 0}}], "label": "2.750", "method": "animate"}, {"args": [["lam1=3.000"], {"frame": {"duration": 0, "redraw": true}, "mode": "immediate", "transition": {"duration": 0}}], "label": "3.000", "method": "animate"}], "x": 0.36, "y": -0.2}, {"active": 6, "currentvalue": {"font": {"size": 12}, "prefix": "lambda2 = "}, "len": 0.3, "pad": {"t": 25}, "steps": [{"args": [["lam2=0.000"], {"frame": {"duration": 0, "redraw": true}, "mode": "immediate", "transition": {"duration": 0}}], "label": "0.000", "method": "animate"}, {"args": [["lam2=0.100"], {"frame": {"duration": 0, "redraw": true}, "mode": "immediate", "transition": {"duration": 0}}], "label": "0.100", "method": "animate"}, {"args": [["lam2=0.200"], {"frame": {"duration": 0, "redraw": true}, "mode": "immediate", "transition": {"duration": 0}}], "label": "0.200", "method": "animate"}, {"args": [["lam2=0.300"], {"frame": {"duration": 0, "redraw": true}, "mode": "immediate", "transition": {"duration": 0}}], "label": "0.300", "method": "animate"}, {"args": [["lam2=0.400"], {"frame": {"duration": 0, "redraw": true}, "mode": "immediate", "transition": {"duration": 0}}], "label": "0.400", "method": "animate"}, {"args": [["lam2=0.500"], {"frame": {"duration": 0, "redraw": true}, "mode": "immediate", "transition": {"duration": 0}}], "label": "0.500", "method": "animate"}, {"args": [["lam2=0.600"], {"frame": {"duration": 0, "redraw": true}, "mode": "immediate", "transition": {"duration": 0}}], "label": "0.600", "method": "animate"}, {"args": [["lam2=0.700"], {"frame": {"duration": 0, "redraw": true}, "mode": "immediate", "transition": {"duration": 0}}], "label": "0.700", "method": "animate"}, {"args": [["lam2=0.800"], {"frame": {"duration": 0, "redraw": true}, "mode": "immediate", "transition": {"duration": 0}}], "label": "0.800", "method": "animate"}, {"args": [["lam2=0.900"], {"frame": {"duration": 0, "redraw": true}, "mode": "immediate", "transition": {"duration": 0}}], "label": "0.900", "method": "animate"}, {"args": [["lam2=1.000"], {"frame": {"duration": 0, "redraw": true}, "mode": "immediate", "transition": {"duration": 0}}], "label": "1.000", "method": "animate"}, {"args": [["lam2=1.100"], {"frame": {"duration": 0, "redraw": true}, "mode": "immediate", "transition": {"duration": 0}}], "label": "1.100", "method": "animate"}, {"args": [["lam2=1.200"], {"frame": {"duration": 0, "redraw": true}, "mode": "immediate", "transition": {"duration": 0}}], "label": "1.200", "method": "animate"}, {"args": [["lam2=1.300"], {"frame": {"duration": 0, "redraw": true}, "mode": "immediate", "transition": {"duration": 0}}], "label": "1.300", "method": "animate"}, {"args": [["lam2=1.400"], {"frame": {"duration": 0, "redraw": true}, "mode": "immediate", "transition": {"duration": 0}}], "label": "1.400", "method": "animate"}, {"args": [["lam2=1.500"], {"frame": {"duration": 0, "redraw": true}, "mode": "immediate", "transition": {"duration": 0}}], "label": "1.500", "method": "animate"}], "x": 0.7, "y": -0.2}], "title": {"text": "theta = 30.0 deg   |   lambda1 = 2.00, lambda2 = 0.60   |   det(S) = 1.200<br>semi-axes 2.00 along q1 and 0.60 along q2   |   positive definite"}, "updatemenus": [{"buttons": [{"args": [["preset:default"], {"frame": {"duration": 0, "redraw": true}, "mode": "immediate", "transition": {"duration": 0}}], "label": "default", "method": "animate"}, {"args": [["preset:axis"], {"frame": {"duration": 0, "redraw": true}, "mode": "immediate", "transition": {"duration": 0}}], "label": "theta = 0", "method": "animate"}, {"args": [["preset:circle"], {"frame": {"duration": 0, "redraw": true}, "mode": "immediate", "transition": {"duration": 0}}], "label": "circle (lam1 = lam2)", "method": "animate"}, {"args": [["preset:almost"], {"frame": {"duration": 0, "redraw": true}, "mode": "immediate", "transition": {"duration": 0}}], "label": "almost flat", "method": "animate"}, {"args": [["preset:flat"], {"frame": {"duration": 0, "redraw": true}, "mode": "immediate", "transition": {"duration": 0}}], "label": "exactly flat", "method": "animate"}], "direction": "right", "showactive": true, "type": "buttons", "x": 0, "xanchor": "left", "y": 1.12, "yanchor": "bottom"}], "width": 1320, "xaxis": {"anchor": "y", "domain": [0, 0.2125], "range": [-3.3, 3.3]}, "xaxis2": {"anchor": "y2", "domain": [0.2625, 0.475], "range": [-3.3, 3.3]}, "xaxis3": {"anchor": "y3", "domain": [0.525, 0.7375], "range": [-3.3, 3.3]}, "xaxis4": {"anchor": "y4", "domain": [0.7875, 1], "range": [-3.3, 3.3]}, "yaxis": {"anchor": "x", "domain": [0, 1], "range": [-3.3, 3.3], "scaleanchor": "x", "scaleratio": 1}, "yaxis2": {"anchor": "x2", "domain": [0, 1], "range": [-3.3, 3.3], "scaleanchor": "x2", "scaleratio": 1}, "yaxis3": {"anchor": "x3", "domain": [0, 1], "range": [-3.3, 3.3], "scaleanchor": "x3", "scaleratio": 1}, "yaxis4": {"anchor": "x4", "domain": [0, 1], "range": [-3.3, 3.3], "scaleanchor": "x4", "scaleratio": 1}}}
